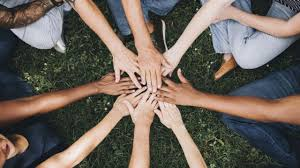
#> input picture entradaHumano4.jpeg, 300 x 168 px
$ python Esqueletonizacao.py
#> lines starting #> are read from the running program, lines starting #| are printed output that depends on the picture; after the words box and inside, x2 and y2 are one past the last pixel; in counts of white or black regions, pixels touching at a corner belong together
import cv2
import numpy
import matplotlib.pyplot as pyplot

min_HSV = numpy.array([0,58,30], dtype= "uint8")
max_HSV =numpy.array([33,255,255], dtype = "uint8")

imagem = cv2.imread('entradaHumano4.jpeg')
#> imagem is the input picture: shape (168, 300, 3); mean B, G, R 91, 99, 107.6
imagemHSV = cv2.cvtColor (imagem, cv2.COLOR_BGR2HSV)
#> imagemHSV: shape (168, 300, 3); mean H, S, V 50.8, 70.8, 115.2
peleHoldBinario = cv2.inRange(imagemHSV, min_HSV, max_HSV)
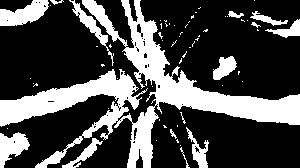
#> peleHoldBinario: shape (168, 300); 29.3% white; 64 white regions (50 under 20 px), largest, box (x1, y1, x2, y2) and area: (0, 0, 300, 168) 11060, (0, 0, 49, 26) 777, (0, 132, 30, 168) 615
cv2.imshow("saa", peleHoldBinario)

kernel = numpy.ones((3,3), numpy.uint8)
resultado = numpy.zeros_like(peleHoldBinario)
while(cv2.countNonZero(peleHoldBinario)):
    peleHoldBinario = cv2.erode(peleHoldBinario, kernel, iterations = 1)

    imagemAbertura = cv2.morphologyEx(peleHoldBinario, cv2.MORPH_OPEN, kernel)

    imagemSubtracao = cv2.subtract(peleHoldBinario, imagemAbertura)

    cv2.bitwise_or(resultado, imagemSubtracao, resultado)
#> this loop made 13 passes
#> pass 1, `peleHoldBinario = cv2.erode(peleHoldBinario, kernel, iterations = 1)`:
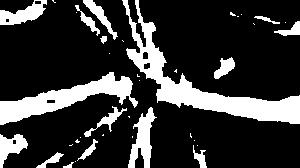
#> peleHoldBinario: shape (168, 300); 21.1% white; 38 white regions (22 under 20 px), largest, box (x1, y1, x2, y2) and area: (122, 0, 300, 124) 4370, (0, 72, 138, 125) 2512, (128, 107, 157, 168) 818
#> pass 1, `imagemAbertura = cv2.morphologyEx(peleHoldBinario, cv2.MORPH_OPEN, ker..`:
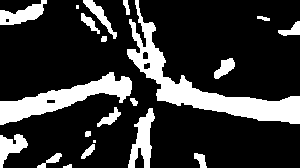
#> imagemAbertura: shape (168, 300); 20.4% white; 21 white regions (2 under 20 px), largest, box (x1, y1, x2, y2) and area: (127, 0, 300, 124) 4277, (0, 72, 132, 125) 2455, (128, 108, 155, 168) 802
#> pass 1, `imagemSubtracao = cv2.subtract(peleHoldBinario, imagemAbertura)`:
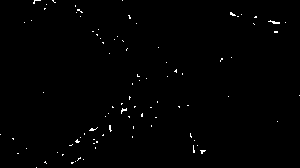
#> imagemSubtracao: shape (168, 300); 0.66% white in thin lines or dots
#> pass 2, `peleHoldBinario = cv2.erode(peleHoldBinario, kernel, iterations = 1)`:
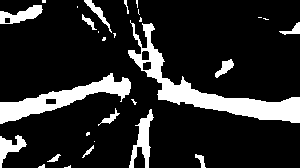
#> peleHoldBinario: shape (168, 300); 15.6% white; 29 white regions (15 under 20 px), largest, box (x1, y1, x2, y2) and area: (128, 20, 300, 123) 3458, (0, 73, 131, 124) 2051, (129, 109, 154, 168) 589
#> after the loop: peleHoldBinario: shape (168, 300); every value is 0
#> after the loop:
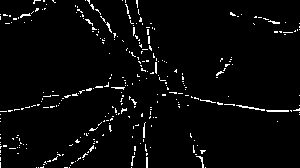
#> resultado: shape (168, 300); 3.2% white in thin lines or dots


cv2.imshow("erosao", resultado)

cv2.waitKey(0)

$ run again, with entradaHumano3.jpeg copied over entradaHumano4.jpeg
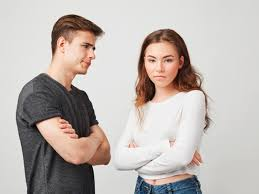
#> input picture entradaHumano3.jpeg, 259 x 194 px
#> imagem is the input picture: shape (194, 259, 3); mean B, G, R 177.8, 182.3, 190.4
#> imagemHSV: shape (194, 259, 3); mean H, S, V 38, 25.9, 191.6
#> `peleHoldBinario = cv2.inRange(imagemHSV, min_HSV, max_HSV)`:
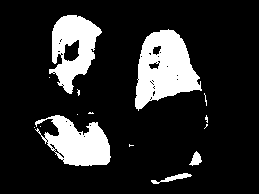
#> peleHoldBinario: shape (194, 259); 16.3% white; 15 white regions (10 under 20 px), largest, box (x1, y1, x2, y2) and area: (135, 29, 202, 111) 3302, (49, 15, 102, 94) 2292, (35, 115, 111, 166) 2263, (151, 173, 192, 184) 150, (189, 151, 202, 166) 107
#> the loop `while(cv2.countNonZero(peleHoldBinario)):` made 14 passes
#> after the loop `while(cv2.countNonZero(peleHoldBinario)):`:
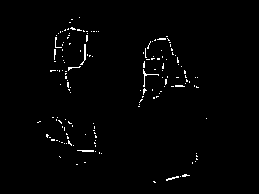
#> resultado: shape (194, 259); 1.4% white in thin lines or dots, all inside (x1, y1, x2, y2) = (37, 17, 207, 183)
